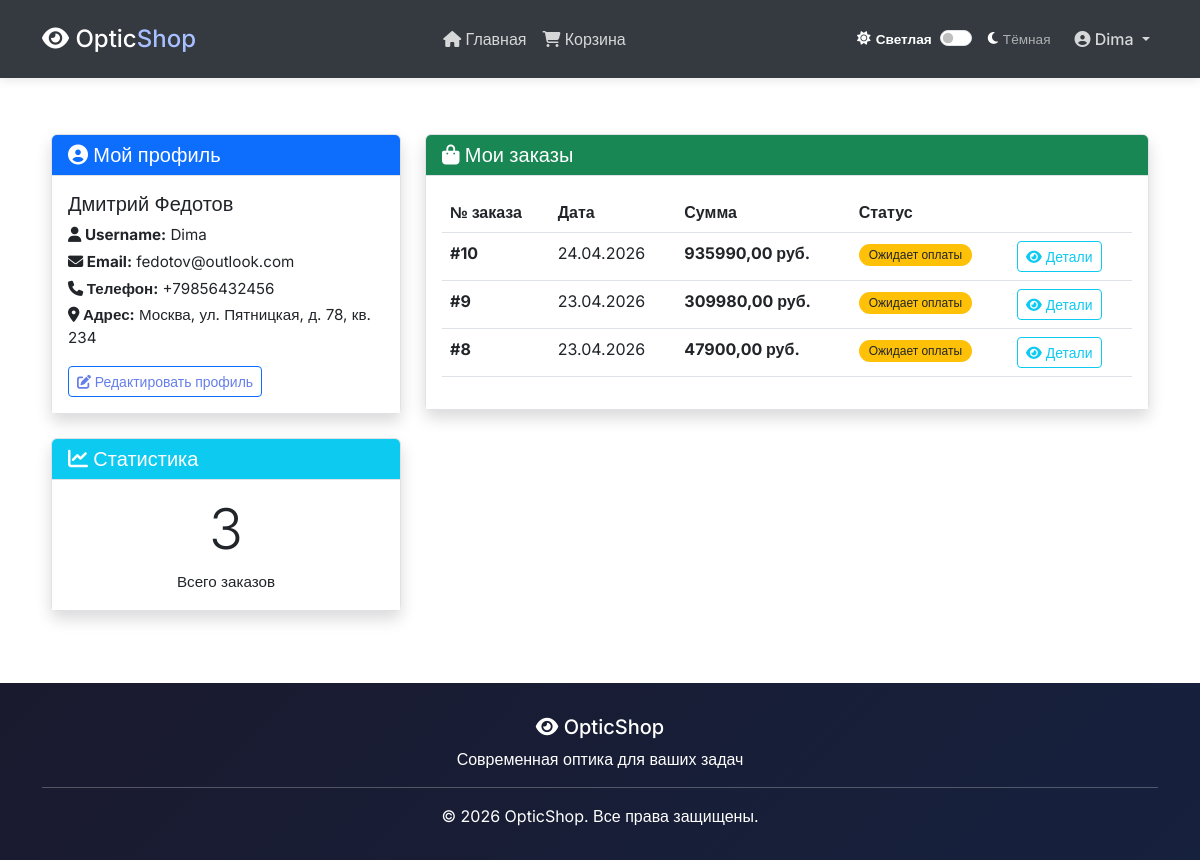
Screenshot of /accounts/profile/ (signed in) with the database file from the repository.
### users/models.py (models this page shows, shortened)
class UserProfile(models.Model):
    user = models.OneToOneField(User, on_delete=models.CASCADE, related_name='profile')
    phone = models.CharField("Телефон", max_length=20, blank=True)
    address = models.TextField("Адрес", blank=True)
    created_at = models.DateTimeField("Дата создания", auto_now_add=True)
    updated_at = models.DateTimeField("Дата обновления", auto_now=True)
    class Meta:
        verbose_name = "Профиль пользователя"
        verbose_name_plural = "Профили пользователей"

### orders/models.py (models this page shows, shortened)
class Order(models.Model):
    user = models.ForeignKey(settings.AUTH_USER_MODEL, on_delete=models.CASCADE, verbose_name="Пользователь")
    full_name = models.CharField("ФИО", max_length=200)
    phone = models.CharField("Телефон", max_length=20)
    email = models.EmailField("Email")
    address = models.TextField("Адрес")
    comment = models.TextField("Комментарий", blank=True)
    created = models.DateTimeField("Дата создания", auto_now_add=True)
    updated = models.DateTimeField("Дата изменения", auto_now=True)
    paid = models.BooleanField("Оплачен", default=False)
    class Meta:
        verbose_name = "Заказ"
        verbose_name_plural = "Заказы"
        ordering = ('-created',)
    def get_total_cost(self):
        return sum(item.get_cost() for item in self.items.all())

class OrderItem(models.Model):
    order = models.ForeignKey(Order, related_name='items', on_delete=models.CASCADE, verbose_name="Заказ")
    product = models.ForeignKey(Product, related_name='order_items', on_delete=models.CASCADE, verbose_name="Товар")
    price = models.DecimalField("Цена", max_digits=10, decimal_places=2)
    quantity = models.PositiveIntegerField("Количество", default=1)
    def get_cost(self):
        return self.price * self.quantity

### users/views.py (the view)
# urls.py: path('profile/', views.profile, name='profile'),
@login_required
def profile(request):
    user = request.user
    orders = Order.objects.filter(user=user).order_by('-created')
    orders_count = orders.count()
    profile, created = UserProfile.objects.get_or_create(user=user)
    context = {
        'user': user,
        'profile': profile,
        'orders': orders[:10],
        'orders_count': orders_count,
    }
    return render(request, 'users/profile.html', context)

### users/templates/users/profile.html (shortened to what this page needs)
{% extends 'base.html' %}
{% block content %}
<div class="container mt-4">
    <div class="row">
        <div class="col-md-4">
            <div class="card shadow mb-4">
                <div class="card-header bg-primary text-white">
                    <h5 class="mb-0"><i class="fas fa-user-circle"></i> Мой профиль</h5>
                </div>
                <div class="card-body">
                    <h5>{{ user.first_name }} {{ user.last_name }}</h5>
                    <p class="mb-1"><strong><i class="fas fa-user"></i> Username:</strong> {{ user.username }}</p>
                    <p class="mb-1"><strong><i class="fas fa-envelope"></i> Email:</strong> {{ user.email }}</p>
                    <p class="mb-1"><strong><i class="fas fa-phone"></i> Телефон:</strong> {{ profile.phone|default:"Не указан" }}</p>
                    <p><strong><i class="fas fa-map-marker-alt"></i> Адрес:</strong> {{ profile.address|default:"Не указан" }}</p>
                    <a href="{% url 'users:profile_edit' %}" class="btn btn-outline-primary btn-sm">
                        <i class="fas fa-edit"></i> Редактировать профиль
                    </a>
                </div>
            </div>
            <div class="card shadow">
                <div class="card-header bg-info text-white">
                    <h5 class="mb-0"><i class="fas fa-chart-line"></i> Статистика</h5>
                </div>
                <div class="card-body text-center">
                    <h2 class="display-4">{{ orders_count }}</h2>
                    <p class="mb-0">Всего заказов</p>
                </div>
            </div>
        </div>
        <div class="col-md-8">
            <div class="card shadow">
                <div class="card-header bg-success text-white">
                    <h5 class="mb-0"><i class="fas fa-shopping-bag"></i> Мои заказы</h5>
                </div>
                <div class="card-body">
                    {% if orders %}
                        <div class="table-responsive">
                            <table class="table table-hover">
                                <thead>
                                    <tr>
                                        <th>№ заказа</th>
                                        <th>Дата</th>
                                        <th>Сумма</th>
                                        <th>Статус</th>
                                        <th></th>
                                    </tr>
                                </thead>
                                <tbody>
                                    {% for order in orders %}
                                        <tr>
                                            <td><strong>#{{ order.id }}</strong></td>
                                            <td>{{ order.created|date:"d.m.Y" }}</td>
                                            <td><strong>{{ order.get_total_cost }} руб.</strong></td>
                                            <td>
                                                {% if order.paid %}
                                                    <span class="badge bg-success">Оплачен</span>
                                                {% else %}
                                                    <span class="badge bg-warning text-dark">Ожидает оплаты</span>
                                                {% endif %}
                                            </td>
                                            <td>
                                                <button class="btn btn-sm btn-outline-info" type="button" data-bs-toggle="collapse" data-bs-target="#order{{ order.id }}">
                                                    <i class="fas fa-eye"></i> Детали
                                                </button>
                                            </td>
                                        </tr>
                                    {% endfor %}
                                </tbody>
                            </table>
                        </div>
                    {% endif %}
                </div>
            </div>
        </div>
    </div>
</div>
{% endblock %}

### templates/base.html (shortened to what this page needs)
{% load static %}
<!DOCTYPE html>
<html lang="ru">
<head>
    <link href="https://cdn.jsdelivr.net/npm/bootstrap@5.3.0/dist/css/bootstrap.min.css" rel="stylesheet">
    <link rel="stylesheet" href="https://cdnjs.cloudflare.com/ajax/libs/font-awesome/6.4.0/css/all.min.css">
    <link rel="stylesheet" href="{% static 'css/modern.css' %}">
    <link rel="stylesheet" href="{% static 'css/themes.css' %}">
</head>
<body>
    <nav class="navbar navbar-expand-lg fixed-top">
        <div class="container">
            <a class="navbar-brand" href="{% url 'catalog:product_list' %}">
                <i class="fas fa-eye"></i> Optic<span style="color: #a8c0ff;">Shop</span>
            </a>
            <div class="collapse navbar-collapse" id="navbarNav">
                <ul class="navbar-nav mx-auto">
                    <li class="nav-item">
                        <a class="nav-link" href="{% url 'catalog:product_list' %}">
                            <i class="fas fa-home"></i> Главная
                        </a>
                    </li>
                    <li class="nav-item">
                        <a class="nav-link" href="{% url 'cart:cart_detail' %}">
                            <i class="fas fa-shopping-cart"></i> Корзина
                        </a>
                    </li>
                </ul>
                <div class="d-flex align-items-center me-3">
                    <span id="theme-label-light" style="font-size: 0.85rem; margin-right: 8px; color: white; display: flex; align-items: center; gap: 5px;">
                        <i class="fas fa-sun"></i>
                        <span id="theme-text-light" style="font-size: 0.85rem;">Светлая</span>
                    </span>
                    <div class="form-check form-switch">
                        <input class="form-check-input" type="checkbox" id="theme-toggle" style="cursor: pointer;">
                    </div>
                    <span id="theme-label-dark" style="font-size: 0.85rem; margin-left: 8px; color: white; display: flex; align-items: center; gap: 5px;">
                        <i class="fas fa-moon"></i>
                        <span id="theme-text-dark" style="font-size: 0.85rem;">Тёмная</span>
                    </span>
                </div>
                <ul class="navbar-nav">
                    {% if user.is_authenticated %}
                        <li class="nav-item dropdown">
                            <a class="nav-link dropdown-toggle" href="#" id="userDropdown" role="button" data-bs-toggle="dropdown">
                                <i class="fas fa-user-circle"></i> {{ user.username }}
                            </a>
                        </li>
                    {% endif %}
                </ul>
            </div>
        </div>
    </nav>
    <main>
        <div class="container py-4">
            {% block content %}
            {% endblock %}
        </div>
    </main>
    <footer>
        <div class="container">
            <div class="text-center">
                <h5><i class="fas fa-eye"></i> OpticShop</h5>
                <p>Современная оптика для ваших задач</p>
                <hr>
                <p class="mb-0">&copy; 2026 OpticShop. Все права защищены.</p>
            </div>
        </div>
    </footer>
</body>
</html>

### static/css/modern.css (style rules this page uses)
* { margin: 0; padding: 0; box-sizing: border-box; }
body { font-family: 'Inter', sans-serif; background: #f5f7fb; color: #1a1a2e; }
.navbar { background: #1a1a2e !important; padding: 1rem 0; box-shadow: 0 2px 10px rgba(0,0,0,0.1); position: fixed; top: 0; width: 100%; z-index: 1000; }
.navbar-brand { font-size: 1.5rem; font-weight: 700; color: white !important; }
.nav-link { color: rgba(255,255,255,0.8) !important; font-weight: 500; }
body { padding-top: 76px; }
main { padding-top: 10px; }
.row { display: flex; flex-wrap: wrap; margin-right: -15px; margin-left: -15px; }
footer { background: #1a1a2e; color: white; padding: 2rem 0; margin-top: 3rem; }

### static/css/themes.css (style rules this page uses)
:root { --bg-primary: #ffffff; --bg-secondary: #f8f9fa; --text-primary: #212529; --text-secondary: #6c757d; --text-white: #212529; --border-color: #dee2e6; --card-bg: #ffffff; --navbar-bg: #343a40; --footer-bg: #343a40; --input-bg: #ffffff; --input-text: #212529; --input-border: #ced4da; --category-bg: #f8f9fa; --category-text: #212529; --category-hover: #e9ecef; }
body { background-color: var(--bg-primary); color: var(--text-primary); transition: background-color 0.3s ease, color 0.3s ease; }
.navbar { background-color: var(--navbar-bg) !important; }
.navbar-brand { color: white !important; }
.nav-link { color: rgba(255, 255, 255, 0.8) !important; }
.card { background-color: var(--card-bg); border-color: var(--border-color); }
.card-header { background-color: var(--bg-secondary); border-bottom-color: var(--border-color); color: var(--text-primary); }
::placeholder, .form-control::placeholder, input::placeholder { color: var(--text-secondary) !important; opacity: 0.7 !important; }
.table { color: var(--text-primary); }
.table td, .table th { border-color: var(--border-color); }
.btn-outline-primary { color: #0d6efd; border-color: #0d6efd; }
.badge { padding: 5px 10px; border-radius: 20px; font-weight: 500; }
.badge.bg-warning { background-color: #ffc107 !important; color: #212529 !important; }
a { color: #667eea; text-decoration: none; }
.modern-form a, .card-body a, .login-link, .register-link { color: #667eea !important; text-decoration: none !important; font-weight: 500 !important; }
.modern-form p, .card-body p { color: var(--text-primary) !important; font-size: 0.95rem; }
a, .text-center a, .form-footer a, .modern-form a, .card-body a { color: #667eea !important; text-decoration: none !important; font-weight: 500 !important; }
.text-center p, .modern-form .text-center p, .card-body .text-center p { color: var(--text-primary) !important; }
footer p, footer a { color: rgba(255, 255, 255, 0.7) !important; }
footer { background: linear-gradient(135deg, #1a1a2e 0%, #16213e 100%) !important; color: white !important; }
footer p, footer h5, footer .text-center p, footer .mb-0 { color: white !important; }
footer .container p, footer .container h5 { color: white !important; }

### users/templates/users/profile.html (style rules this page uses)
.card { background-color: var(--card-bg); border-color: var(--border-color); }
.card-header { background-color: var(--bg-secondary); border-bottom-color: var(--border-color); color: var(--text-primary); }
.card-body { background-color: var(--card-bg); color: var(--text-primary); }
.table { color: var(--text-primary); }
.table td, .table th { border-color: var(--border-color); }
.btn-outline-info { color: #0dcaf0; border-color: #0dcaf0; }
.table strong { color: var(--text-primary); }
.badge.bg-warning { background-color: #ffc107 !important; color: #212529 !important; }

### rows the page displays
UserProfile: phone "+79856432456", address "Москва, ул. Пятницкая, д. 78, кв. 234"
Order: id "10", created "24.04.2026", get_total_cost "935990,00", paid "Ожидает оплаты"
Order: id "9", created "23.04.2026", get_total_cost "309980,00", paid "Ожидает оплаты"
Order: id "8", created "23.04.2026", get_total_cost "47900,00", paid "Ожидает оплаты"

### other values shown
{{ user.username }} "Dima"
{{ user.first_name }} "Дмитрий"
{{ user.last_name }} "Федотов"
{{ user.email }} "fedotov@outlook.com"
{{ orders_count }} "3"
